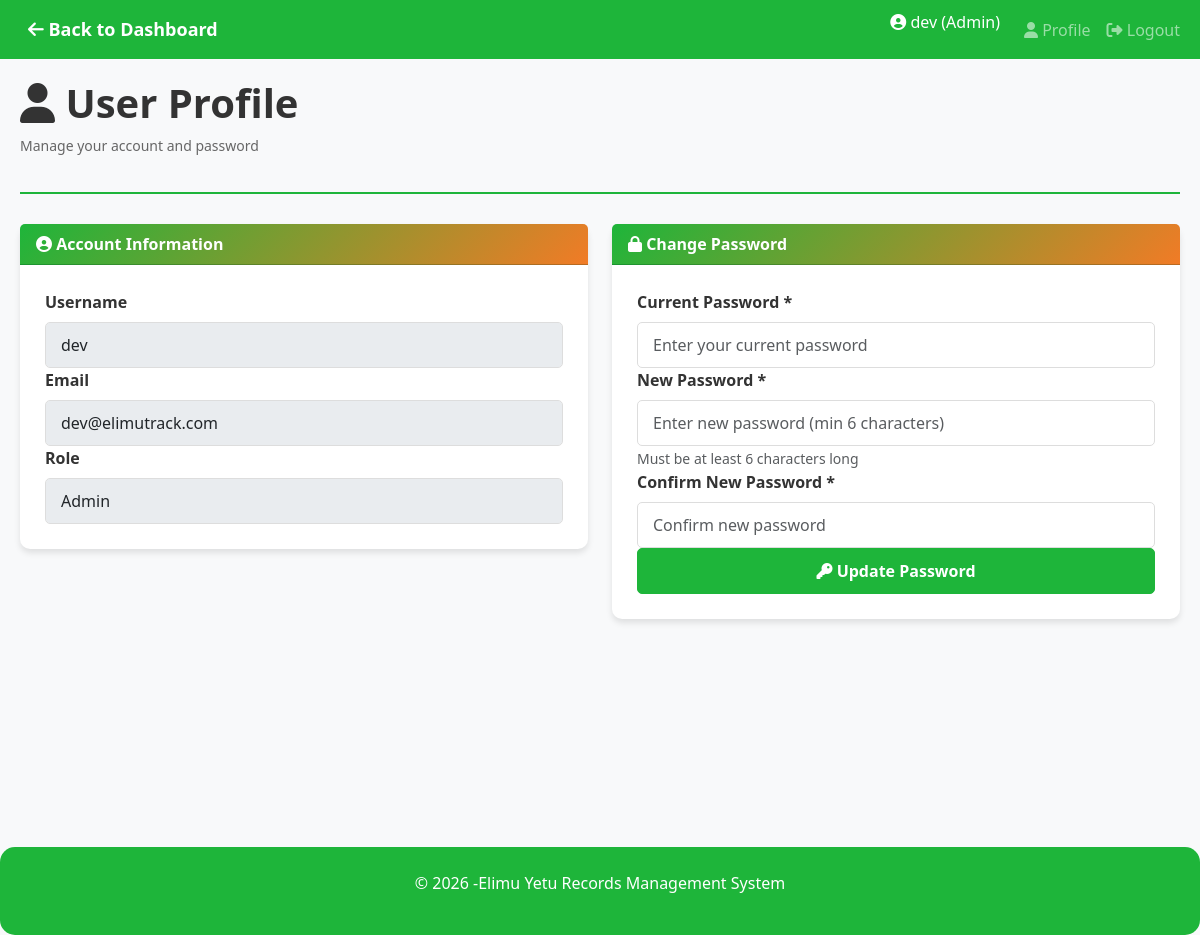
Screenshot of /admin/profile.php (signed in) with the database file from the repository.
### tables this page shows
CREATE TABLE `users` (
  `id` int(11) NOT NULL,
  `username` varchar(50) NOT NULL,
  `email` varchar(100) NOT NULL,
  `password` varchar(255) NOT NULL,
  `role` enum('admin','teacher','kitchen') NOT NULL DEFAULT 'teacher',
  `department_id` int(11) DEFAULT NULL,
  `is_super_admin` tinyint(1) NOT NULL DEFAULT 0,
  `created_at` timestamp NOT NULL DEFAULT current_timestamp()
);

### admin/profile.php (the view, shortened to what this page needs)
<?php
require_once(__DIR__ . '/../includes/header.php');
$user_id = $_SESSION['user_id'];
$stmt = $conn->prepare("SELECT username, email, role FROM users WHERE id = ?");
$stmt->bind_param("i", $user_id);
$stmt->execute();
$user = $stmt->get_result()->fetch_assoc();
?>
<div class="dashboard-container">
    <div class="dashboard-header">
        <h1><i class="fas fa-user"></i> User Profile</h1>
        <p>Manage your account and password</p>
    </div>
    <div class="row">
        <div class="col-lg-6 col-md-12 mb-3">
            <div class="card">
                <div class="card-header">
                    <i class="fas fa-user-circle"></i> Account Information
                </div>
                <div class="card-body">
                    <div class="form-group">
                        <label>Username</label>
                        <input type="text" class="form-control" value="<?php echo htmlspecialchars($user['username']); ?>" disabled>
                    </div>
                    <div class="form-group">
                        <label>Email</label>
                        <input type="email" class="form-control" value="<?php echo htmlspecialchars($user['email']); ?>" disabled>
                    </div>
                    <div class="form-group">
                        <label>Role</label>
                        <input type="text" class="form-control" value="<?php echo ucfirst(htmlspecialchars($user['role'])); ?>" disabled>
                    </div>
                </div>
            </div>
        </div>
        <div class="col-lg-6 col-md-12 mb-3">
            <div class="card">
                <div class="card-header">
                    <i class="fas fa-lock"></i> Change Password
                </div>
                <div class="card-body">
                    <form method="POST">
                        <div class="form-group">
                            <label for="current_password">Current Password *</label>
                            <input type="password" class="form-control" id="current_password"
                                   name="current_password" placeholder="Enter your current password" required>
                        </div>
                        <div class="form-group">
                            <label for="new_password">New Password *</label>
                            <input type="password" class="form-control" id="new_password"
                                   name="new_password" placeholder="Enter new password (min 6 characters)" required>
                            <small class="form-text text-muted">Must be at least 6 characters long</small>
                        </div>
                        <div class="form-group">
                            <label for="confirm_password">Confirm New Password *</label>
                            <input type="password" class="form-control" id="confirm_password"
                                   name="confirm_password" placeholder="Confirm new password" required>
                        </div>
                        <button type="submit" name="update_password" class="btn btn-primary w-100">
                            <i class="fas fa-key"></i> Update Password
                        </button>
                    </form>
                </div>
            </div>
        </div>
    </div>
</div>
<?php require_once(__DIR__ . '/../includes/footer.php'); ?>

### assets/css/style.css (style rules this page uses)
:root { --primary-color: #1eb53a; --primary-dark: #f17b26; --secondary-color: #00a3dd; --success-color: #1eb53a; --danger-color: #dc3545; --warning-color: #fcd116; --info-color: #00a3dd; }
* { margin: 0; padding: 0; box-sizing: border-box; }
body { font-family: 'Segoe UI', Tahoma, Geneva, Verdana, sans-serif; background-color: #f8f9fa; color: #333; }
html, body { height: 100%; }
.dashboard-container { padding: 20px; min-height: calc(100vh - 60px); }
.dashboard-header { margin-bottom: 30px; padding-bottom: 20px; border-bottom: 2px solid var(--primary-color); }
.dashboard-header h1 { color: #333; font-weight: bold; }
.dashboard-header p { color: #666; font-size: 14px; }
.card { border: none; border-radius: 10px; box-shadow: 0 4px 6px rgba(0, 0, 0, 0.1); transition: transform 0.3s ease, box-shadow 0.3s ease; margin-bottom: 20px; }
.card-header { background: linear-gradient(135deg, var(--primary-color) 0%, var(--primary-dark) 100%); color: white; border-radius: 10px 10px 0 0; font-weight: bold; }
.card-body { padding: 25px; }
.form-group label { font-weight: 600; color: #333; margin-bottom: 8px; }
.form-control, .form-select { border-radius: 5px; border: 1px solid #ddd; padding: 10px 15px; }
.btn { border-radius: 5px; font-weight: 600; padding: 10px 20px; transition: all 0.3s ease; }
.btn-primary { background-color: var(--primary-color); border-color: var(--primary-color); }
.text-muted { color: #6c757d; }

### rows the page displays
users: username "dev", email "dev@elimutrack.com", role "Admin"

### other values shown
getCurrentUser() "dev"
getCurrentRole() "Admin"
